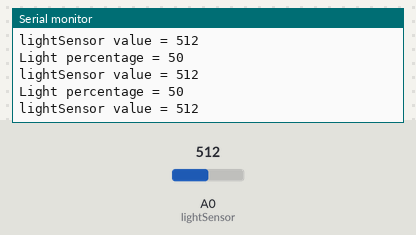
Bench run of a sketch on a simulated Arduino Uno, built with avr-gcc and run on an emulated ATmega328P. Shown: the last lines printed to the serial monitor. Inputs (shaded band) come from the test bench; at power-on: A0 (lightSensor) = 512.

Above: at 1.2 s.
1.3 s: A0 (lightSensor) set to 114
At 2.2 s:
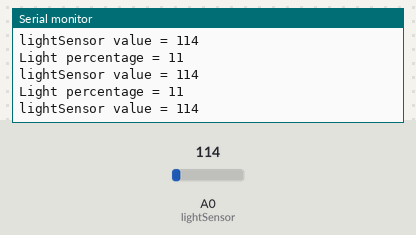
4.3 s: A0 (lightSensor) set to 102
At 5.3 s:
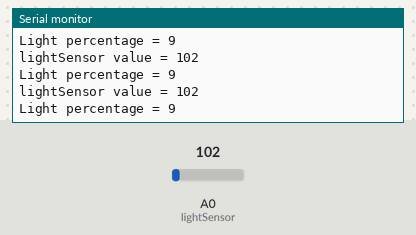
8.8 s: A0 (lightSensor) set to 8
At 9.7 s:
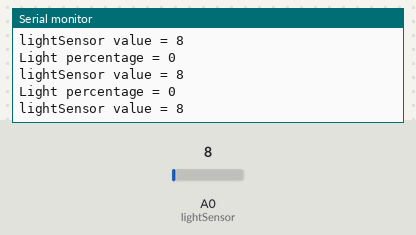
10.3 s: A0 (lightSensor) set to 11
At 11.3 s:
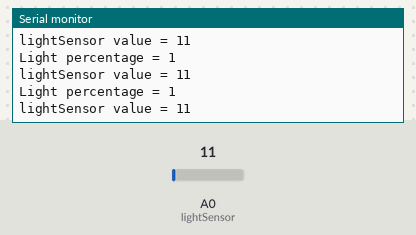
Timing chart, 0 to 13.3 s (numbered marks = the images above; inputs shaded):
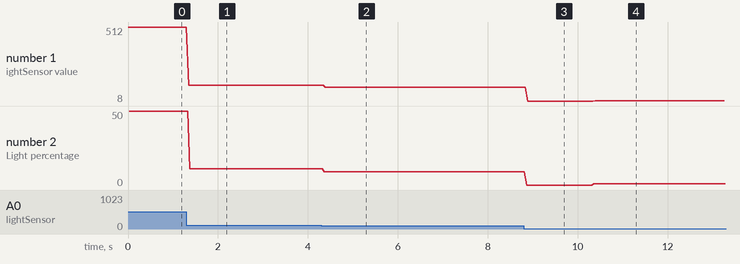

Measured:
- the behaviour switches between 103 and 102 on A0 (lightSensor) (found by bisection; images 1 and 2)
- after the input at 1.3 s, the serial monitor: prints a new line after 0.05 s (image 1)
- after the input at 4.3 s, the serial monitor: prints a new line after 0.07 s (image 2)
- after the input at 8.8 s, the serial monitor: prints a new line after 0.07 s (image 3)
- after the input at 10.3 s, the serial monitor: prints a new line after 0.06 s (image 4)
- plotted number 1: 512 → 114 after the input at 1.3 s, 114 → 102 after the input at 4.3 s, 102 → 8 after the input at 8.8 s, 8 → 11 after the input at 10.3 s
- plotted number 2: 50 → 11 after the input at 1.3 s, 11 → 9 after the input at 4.3 s, 9 → 0 after the input at 8.8 s, 0 → 1 after the input at 10.3 s

The sketch:

LIGHT_SENSOR.ino
```cpp
int lightSensor = A0;
int percentageValue = 0;

int percentageCalculator(float sensorValue, boolean flip) {
  percentageValue = (sensorValue / 1023) * 100;
  if (flip == true) {
    return percentageValue;
  } else {
    return (100 - percentageValue);
  }
}

void setup() {
  Serial.begin(9600);
}

void loop() {
  Serial.print("lightSensor value = ");
  Serial.println(analogRead(lightSensor));
  Serial.print("Light percentage = ");
  Serial.println(percentageCalculator(analogRead(lightSensor), true));
}
```
